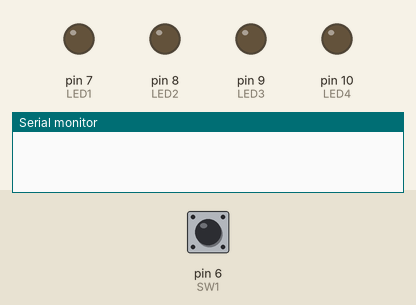
This sketch was run on a simulated Arduino Uno, built with avr-gcc and run on an emulated ATmega328P. Parts: output pins drawn as LEDs (lit = HIGH), the last lines printed to the serial monitor. The test bench sets the inputs (shaded band); at power-on: pin 6 (SW1) LOW.

Above: at 1.2 s.
1.3 s: pin 6 (SW1) pulled HIGH for 0.15 s
At 2.5 s:
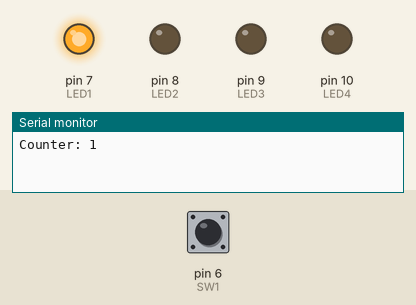
2.9 s: pin 6 (SW1) pulled HIGH for 1 s
At 5.0 s:
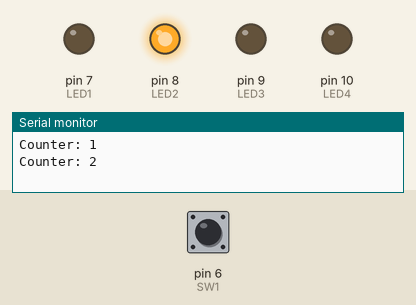
5.4 s: pin 6 (SW1) pulled HIGH for 0.15 s
At 6.7 s:
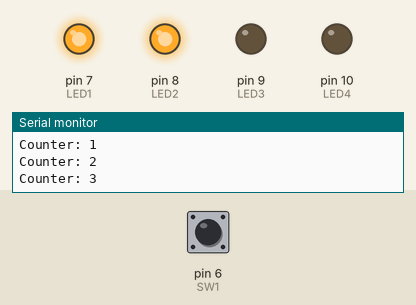
7.0 s: pin 6 (SW1) pulled HIGH for 3.2 s
At 11.0 s:
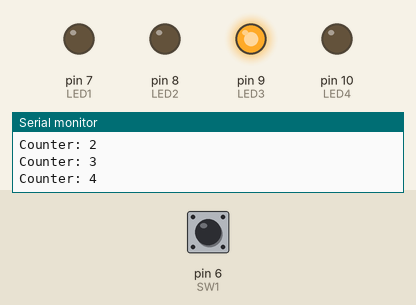
11.7 s: pin 6 (SW1) pulled HIGH for 0.15 s
At 12.8 s:
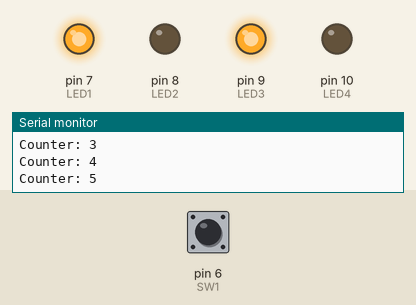
13.3 s: pin 6 (SW1) pulled HIGH for 1 s
At 15.3 s:
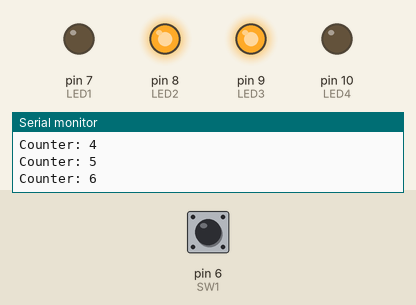
Timing chart, 0 to 16.8 s (numbered marks = the images above; inputs shaded):
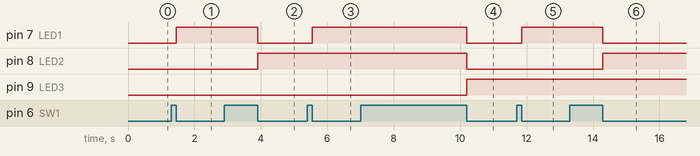

The sketch:

BinaryCounter.ino
```cpp
// ~~ Binary Counter with 4 LEDs, incremented with a switch/timer ~~
#define LED1 7
#define LED2 8
#define LED3 9
#define LED4 10
#define SW1 6
#define DELAYTIME 10 //Debounce

void ledController(int counter){
  //Used state maps to find equations for if statements
  // ~~ LED 1 Controller ~~
  if(counter%2 != 0){ //If counter is odd, LED1 must be high
    digitalWrite(LED1,HIGH);
  }
  else{
    digitalWrite(LED1,LOW);
  }

  // ~~ LED 2 Controller ~~ (counter = 2n OR 2n+1, where n is odd)
  if(counter%2 == 0){ //Checks if counter is even
    if((counter/2)%2 == 1){ //Check if n is odd
      digitalWrite(LED2,HIGH);
    }
    else{ //n is not odd, go low
      digitalWrite(LED2,LOW);
    }
  }
  else if(counter%2 != 1){  //Counter is odd
    if(((counter - 1)/2)%2 == 1){ //Check if n is odd, remove 1 and divide by 2
      digitalWrite(LED2,HIGH);
    }
    else{
      digitalWrite(LED2,LOW);
    }
  }

  // ~~ LED 3 Controller ~~ (counter = (4n),(4n+1),(4n+2),(4n+3), where n is odd)
  if(counter%2 == 0){ //Check if counter is even
    if(counter%4 == 0){ //Check if counter is a multiple of 4
      if((counter/4)%2 == 1){ //Check if n is odd
        digitalWrite(LED3,HIGH);
      }
      else{
        digitalWrite(LED3,LOW);
      }
    }
  }
  else if(counter%2 == 1){ //Counter is odd
    int temp;
    temp = ((counter)%4); //Save remainder temporarily

    if(((counter-temp)/4)%2 == 1){ //Remove remainder (1,2,3), check if odd
      digitalWrite(LED3,HIGH);
    }
    else{
      digitalWrite(LED3,LOW);
    }
  }

  // ~~ LED 4 Controller ~~
  if(counter>7){ //ONLY WORKS WITH 4 BITS RIGHT NOW, correct algo ~(8n,8n+1 etc, while n=odd)
    digitalWrite(LED4, HIGH);
  }
  else{
    digitalWrite(LED4, LOW);
  }
}

void setup() {
  Serial.begin(9600);
  pinMode(LED1,OUTPUT);
  pinMode(LED2,OUTPUT);
  pinMode(LED3,OUTPUT);
  pinMode(LED4,OUTPUT);
  pinMode(SW1, INPUT);
  digitalWrite(LED1,LOW);
  digitalWrite(LED2,LOW);
  digitalWrite(LED3,LOW);
  digitalWrite(LED4,LOW);
}

void loop() {
  int counter = 0;

  while(1){
    if(digitalRead(SW1)){
      counter++;
      if(counter>15){
        counter=0;
      }
      while(digitalRead(SW1)){}
      Serial.print("Counter: ");
      Serial.println(counter);
    }
    ledController(counter);
    delay(DELAYTIME);
  }

}
```

Measured:
- after the input at 1.3 s, pin 7 (LED1): LOW → HIGH after 0.15 s
- after the input at 2.9 s, pin 7 (LED1): HIGH → LOW after 1.0 s; pin 8 (LED2): LOW → HIGH after 1.0 s
- after the input at 5.4 s, pin 7 (LED1): LOW → HIGH after 0.15 s
- after the input at 7.0 s, pin 7 (LED1), pin 8 (LED2): HIGH → LOW after 3.2 s; pin 9 (LED3): LOW → HIGH after 3.2 s
- after the input at 11.7 s, pin 7 (LED1): LOW → HIGH after 0.15 s
- after the input at 13.3 s, pin 7 (LED1): HIGH → LOW after 1.0 s; pin 8 (LED2): LOW → HIGH after 1.0 s
